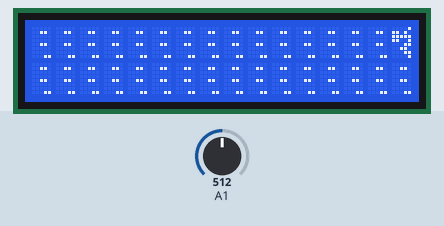
The sketch below on a simulated Arduino Uno, built with avr-gcc and run on an emulated ATmega328P. On the bench: 16×2 character LCD. Inputs (shaded band) come from the test bench; at power-on: A1 = 512. What the sketch prints to the serial monitor is not drawn.

Above: at 1.2 s.
1.3 s: A1 set to 73
4.3 s: A1 set to 63
At 5.0 s:
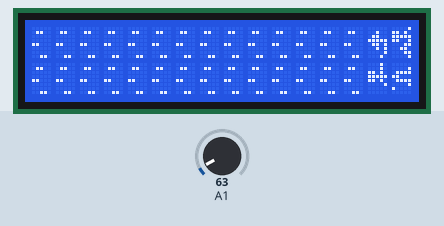
7.3 s: A1 set to 80
At 8.0 s:
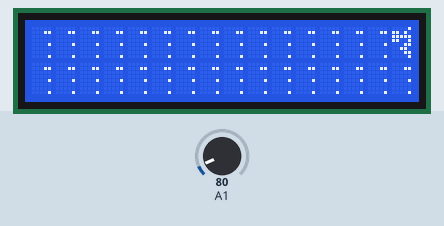
10.3 s: A1 set to 60
At 11.5 s:
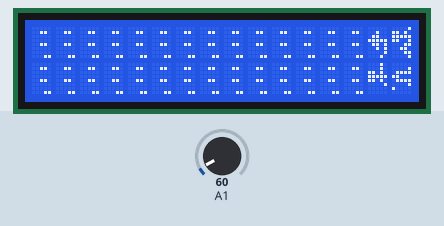
Timing chart, 0 to 13.3 s (numbered marks = the images above; inputs shaded):
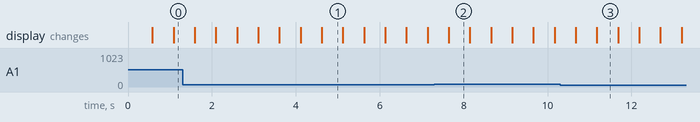

The sketch:

thank_you.ino
```cpp
#include <LiquidCrystal.h>

const int rs = 12, en = 11, d4 = 5, d5 = 4, d6 = 3, d7 = 2;
LiquidCrystal lcd(rs, en, d4, d5, d6, d7);

int rainFrame = 0; // 0 ~ 3

void initialiseGraphics(){
  static byte rain[] = {
    0b00000,
    0b11000,
    0b00000,
    0b00000,
    0b00000,
    0b00000,
    0b00000,
    0b01100,

    0b00000,
    0b01100,
    0b00000,
    0b00000,
    0b11000,
    0b00000,
    0b00000,
    0b00110,

    0b00000,
    0b00110,
    0b00000,
    0b00000,
    0b00110,
    0b00000,
    0b00000,
    0b00011,

    0b00000,
    0b00011,
    0b00000,
    0b00000,
    0b00001,
    0b00000,
    0b00000,
    0b00001
  };
  for (int i=0; i<4; i++){
    lcd.createChar(i+1, &rain[i*8]);
  }

  static byte characterA[8] = {
    0b00001,
    0b11010,
    0b11111,
    0b11001,
    0b00011,
    0b00110,
    0b00011,
    0b00001
  };
  lcd.createChar(5, characterA);

  static byte characterB_upper[8] = {
    0b00010,
    0b00010,
    0b11010,
    0b11111,
    0b11010,
    0b00001,
    0b00000,
    0b00000
  };
  lcd.createChar(6, characterB_upper);

  static byte characterB_lower[8] = {
    0b00000,
    0b00001,
    0b01111,
    0b11000,
    0b01111,
    0b00001,
    0b10000,
    0b00000
  };
  lcd.createChar(7, characterB_lower);

  static byte umbrella[8] = {
    0b00000,
    0b00100,
    0b01100,
    0b11111,
    0b01101,
    0b00101,
    0b00001,
    0b00010
  };
  lcd.createChar(8, umbrella);
}

void setup() {
  initialiseGraphics();
  lcd.begin(16, 2);
  Serial.begin(9600);
}

void loop() {
  int br = analogRead(A1);

  // change the value according to the environment
  // Serial.println();
  // Serial.println(br);
  // Serial.println();

  if (br < 70){

    // rain + two characters

    lcd.setCursor(0, 0);
    for (int i=0; i<14; i++){
      lcd.write(rainFrame + 1);
    }
    lcd.write(8);
    lcd.write(5);

    lcd.setCursor(0, 1);
    for (int i=0; i<14; i++){
      lcd.write(rainFrame + 1);
    }
    lcd.write(6);
    lcd.write(7);

    // sound signal

    Serial.write(49);

  }
  else {

    // rain + one character

    lcd.setCursor(0, 0);
    for (int i=0; i<15; i++){
      lcd.write(rainFrame + 1);
    }
    lcd.write(5);

    lcd.setCursor(0, 1);
    for (int i=0; i<16; i++){
      lcd.write(rainFrame + 1);
    }

    // sound signal
    Serial.write(50);

  }

  rainFrame = (rainFrame + 1) % 4;
  delay(500);
}

/*
5v, ground를 브레드보드에 연결한다

왼쪽 -> 오른쪽 순서로
조도센서 : 5v, A1
저항 : A1, ground

가변저항 : 5v, lcd의 V0, ground

LCD :
GND - ground
VDD - 5v
V0 - 가변저항 가운데 뾰죡이
RS - 12
RW - ground
E - 11
D4 - 5
D5 - 4
D6 - 3
D7 - 2
BLA - 5V
BLK - ground

참고로 모든 연결은 브레드보드 가운데 줄 기준으로 같은 쪽에서 한다.
그리고 최종 작품을 생각해서 방향을 고려한다.
*/
```

Measured:
- the behaviour switches between 70 and 69 on A1 (found by bisection; images 0 and 1)
- after the input at 4.3 s, the display: changes after 0.32 s (image 1)
- after the input at 7.3 s, the display: changes after 0.34 s (image 2)
- after the input at 10.3 s, the display: first changes after 0.37 s (image 3 shows a later state)
- what the display in image 1 shows lasts 0.5 s, from 4.6 s to 5.1 s
